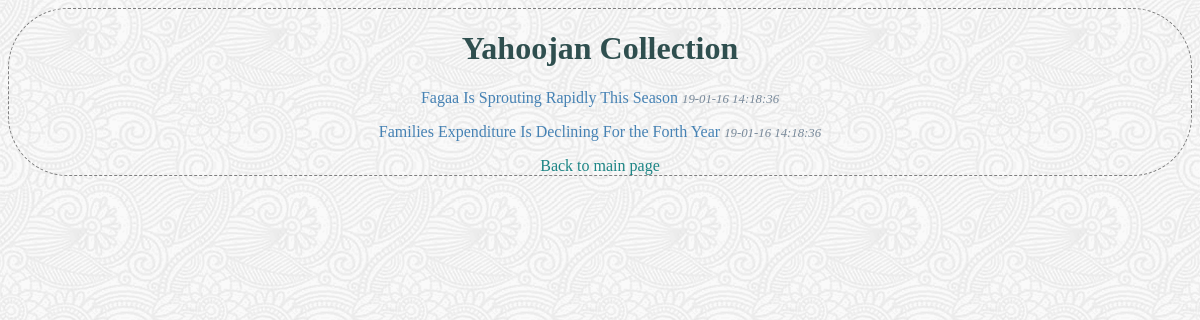
/collections/6/list/, run on the app's committed database.
### database_setup.py (models this page shows, shortened)
class Collection(Base):
    __tablename__ = 'collection'
    id = Column(Integer, primary_key=True)
    name = Column(String(80), nullable=False)
    user_id = Column(Integer, ForeignKey('user.id'))
    user = relationship(User)

class ArticleCollection(Base):
    __tablename__ = 'article_item'
    name = Column(String(350), nullable=False)
    id = Column(Integer, primary_key=True)
    description = Column(String(250))
    date = Column(
        String(80),
        default=datetime.datetime.now().strftime("%y-%m-%d %H:%M:%S"))
    text = Column(Text())
    user_id = Column(Integer, ForeignKey('user.id'))
    user = relationship(User)
    collection_id = Column(Integer, ForeignKey('collection.id'))
    collection = relationship(Collection)

### finalProject.py (the view, shortened to what this page needs)
@app.route('/collections/<int:collection_id>/')
@app.route('/collections/<int:collection_id>/list/')
def collectionList(collection_id):
    if 'name' not in login_session:
        collection = session.query(Collection).filter_by(
                    id=collection_id).one()
        articles = session.query(ArticleCollection).filter_by(collection_id=collection_id)
        return render_template('publiclist.html', articles=articles, collection=collection)

### templates/publiclist.html (shortened to what this page needs)
<!DOCTYPE html>
<html>
    <head>
        <link rel=stylesheet type=text/css href='{{url_for('static', filename='style.css')}}'>
    </head>
    <body>
        <div class="pane">
            <h1 class="header">{{collection.name}}</h1>
            {% if articles %}
            {% for a in articles %}
            <p class="item" >
                <a href="{{url_for('viewArticle', collection_id= collection.id, article_id=a.id )}}">{{ a.name }}</a>
                <label class="dim">{{ a.date }}</label>
            </p>
            {% else %}
            <p class="item" >
                There are no articles yet in {{collection.name}}.
            </p>
            {% endfor %}
            {% endif %}
            <div> <a class="link" href="{{url_for('DefaultCollections')}}">Back to main page </a>  </div>
        </div>
    </body>
</html>

### static/style.css (style rules this page uses)
html { background-image: url('full-bloom.png'); background-repeat: repeat; }
a { color: steelblue; text-decoration-line: none; }
.item { color: steelblue; }
.link { color: rgb(28, 133, 133); }
.header { color: darkslategray; text-transform: capitalize; }
.pane { border: dashed grey 1pt; border-radius: 5vw; text-align: center; }
.dim { color: lightslategray; font-weight: 200; font-size: 0.8em; font-style: oblique; }

### data on the page
Collection: name "Yahoojan Collection"
ArticleCollection: name "Fagaa Is Sprouting Rapidly This Season", date "19-01-16 14:18:36"
ArticleCollection: name "Families Expenditure Is Declining For the Forth Year", date "19-01-16 14:18:36"
